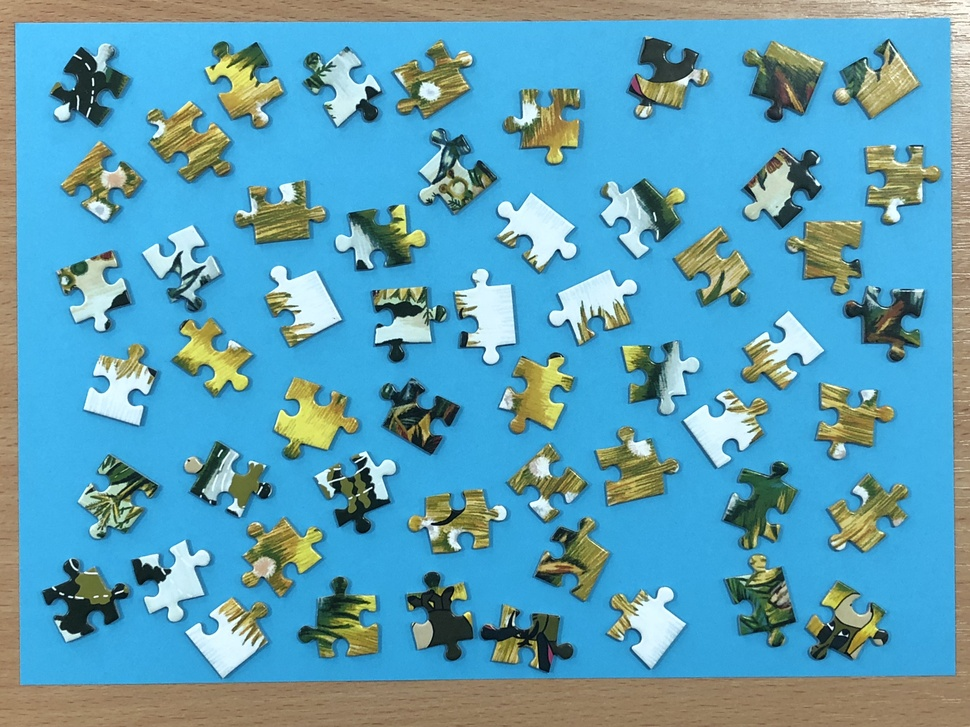
#> input picture images/test/0_original.jpg, 970 x 727 px, shrunk from 4032 x 3024 before the run
$ python -i detect_pieces_bkg.py   (imports and definitions only)   (older library calls are emulated)
#> lines starting #> are read from the running program, lines starting #| are printed output that depends on the picture
#> further down, picture is the input picture: shape (727, 970, 3); mean B, G, R 182.1, 159, 92.2
import matplotlib.pyplot as plt
import numpy as np
import cv2
import random as rd
from numpy.lib.function_base import disp
from scipy import stats
import math
import os
import sys
from scipy import stats

# [206 lines left out: functions getKernel, opening, closing, image_preprocess, remove_bg, detect_pieces and 4 more, not called in this run]

def removeShadow(img):
    rgb_planes = cv2.split(img)

    result_norm_planes = []
    for plane in rgb_planes:
        norm_img = cv2.normalize(plane, None, alpha=0, beta=255, norm_type=cv2.NORM_MINMAX, dtype=cv2.CV_8UC1)
        norm_img = cv2.equalizeHist(norm_img)
        result_norm_planes.append(norm_img)
#> this loop made 3 passes
#> pass 1, in removeShadow, `norm_img = cv2.normalize(plane, None, alpha=0, beta=255, norm_type=cv2..`:
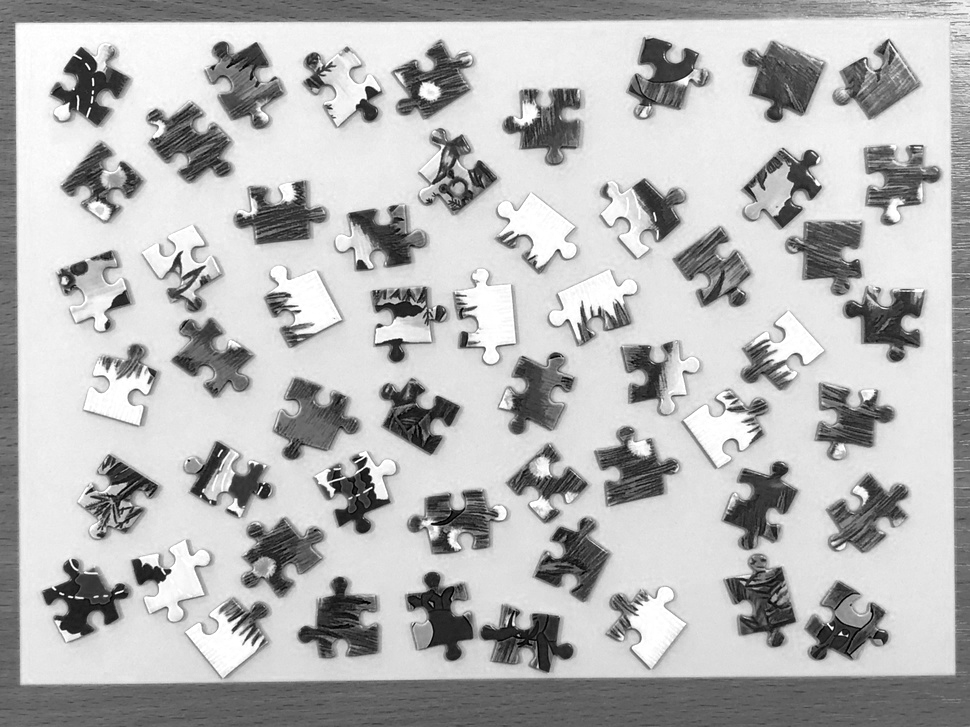
#> norm_img: shape (727, 970); min 0, max 255, mean 182.1
#> pass 1, in removeShadow, `norm_img = cv2.equalizeHist(norm_img)`:
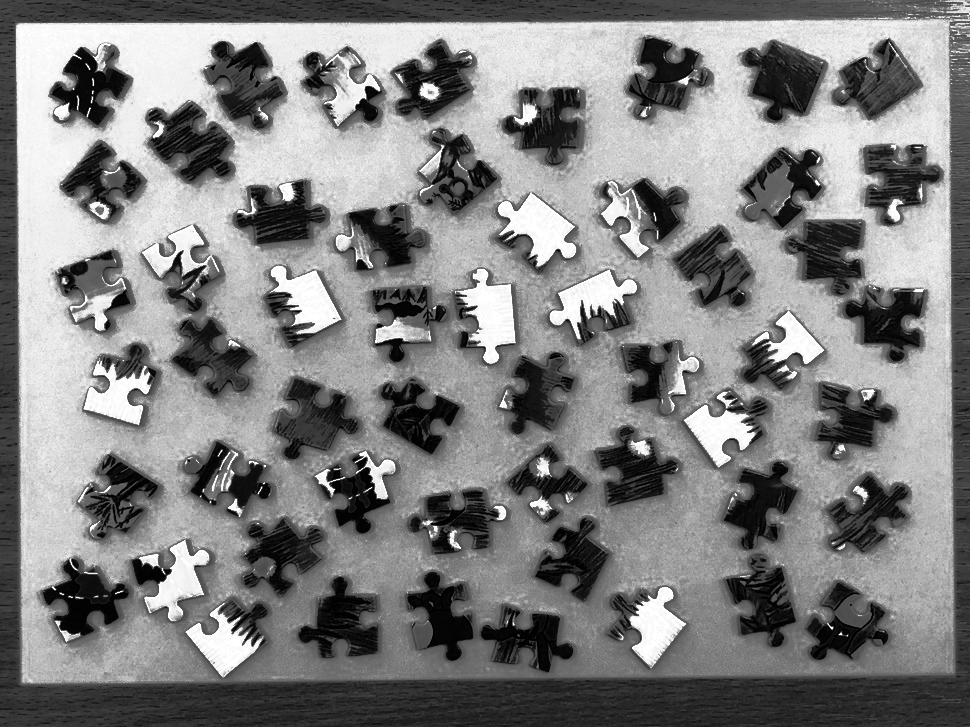
#> norm_img: shape (727, 970); min 0, max 255, mean 128.9
#> pass 2, in removeShadow, `norm_img = cv2.normalize(plane, None, alpha=0, beta=255, norm_type=cv2..`:
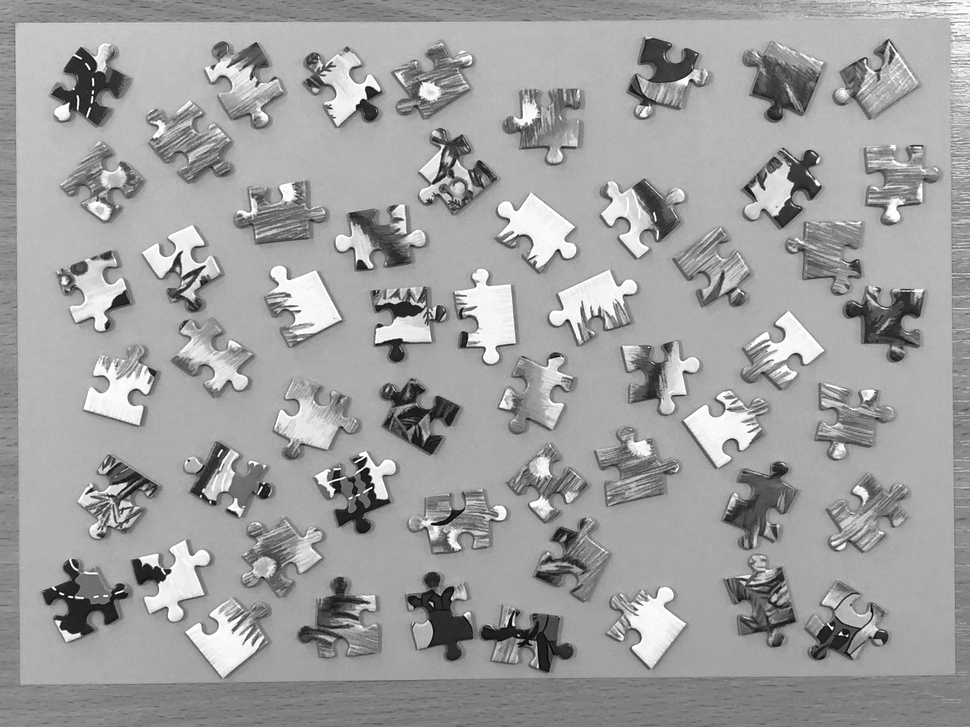
#> norm_img: shape (727, 970); min 0, max 255, mean 159
#> pass 2, in removeShadow, `norm_img = cv2.equalizeHist(norm_img)`:
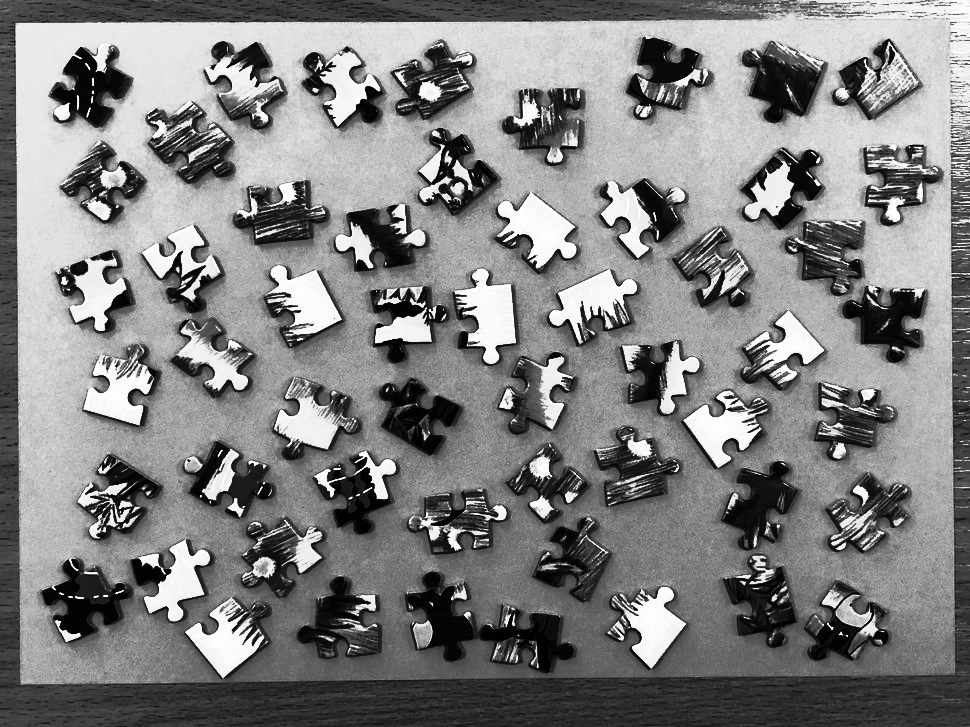
#> norm_img: shape (727, 970); min 0, max 255, mean 129
#> after the loop, result_norm_planes = 3 items

    result_norm = cv2.merge(result_norm_planes)
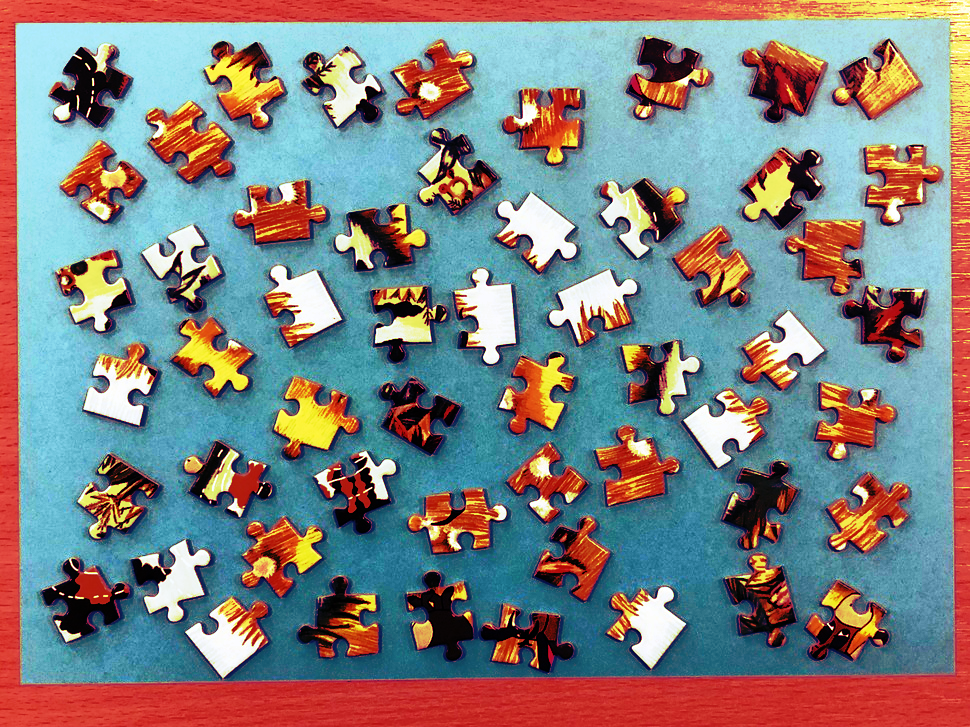
#> result_norm: shape (727, 970, 3); mean of channels 0, 1, 2 128.9, 129, 129; drawn as B, G, R
    return result_norm

# [13 lines left out: function crop, not called in this run]


# [3 lines not run here, left out]

>>> import cv2
>>> picture = cv2.imread('images/test/0_original.jpg')
>>> result = removeShadow(picture)
